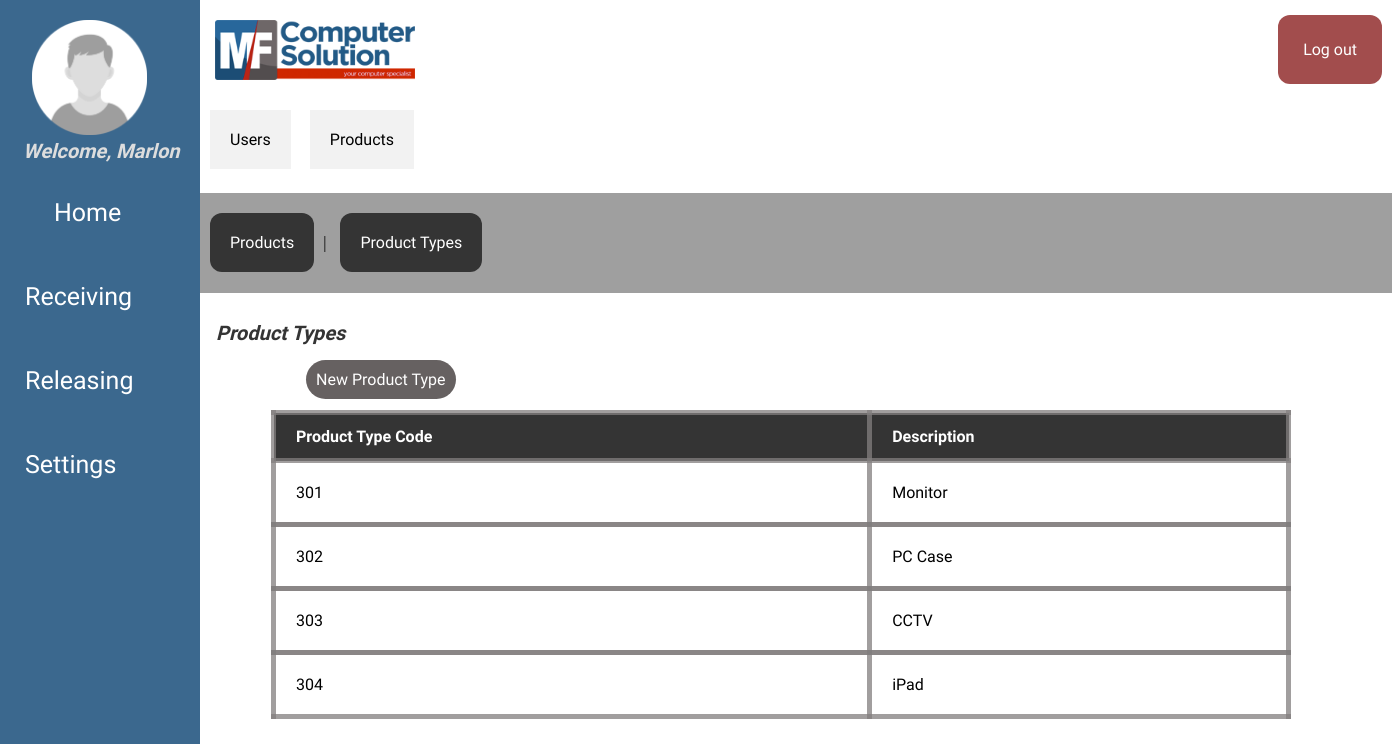
The app's page /index.php?page=settings&subpage=products&action=types (signed in) with its own data.
### tables this page shows
CREATE TABLE `tbl_users` (
  `user_id` int(8) unsigned NOT NULL auto_increment, 
  `user_lname` varchar(30) NOT NULL default '',
  `user_fname` varchar(30) NOT NULL default '',
  `user_email` varchar(50) NOT NULL default '',
  `user_pass` varchar(50) NOT NULL default '',
  `user_status` int(1) NOT NULL default '0',
  `user_branch` varchar(30) NOT NULL default '',
  `user_access` varchar(30) NOT NULL default '',
  PRIMARY KEY  (`user_id`)
);

CREATE TABLE `tbl_type` (
  `type_id` int(3) unsigned NOT NULL auto_increment, 
  `type_name` varchar(30) NOT NULL default '',
  `type_status` int(1) NOT NULL default '0',
  PRIMARY KEY  (`type_id`)
);

### classes/class.user.php (called while the page is built, shortened)
<?php
class User{
	private $DB_SERVER='localhost';
	private $DB_USERNAME='root';
	private $DB_PASSWORD='';
	private $DB_DATABASE='db_mfcomp';
	private $conn;
	public function __construct(){
		$this->conn = new PDO("mysql:host=".$this->DB_SERVER.";dbname=".$this->DB_DATABASE,$this->DB_USERNAME,$this->DB_PASSWORD);
	}
	function get_user_id($email){
		$sql="SELECT user_id FROM tbl_users WHERE user_email = :email";
		$q = $this->conn->prepare($sql);
		$q->execute(['email' => $email]);
		$user_id = $q->fetchColumn();
		return $user_id;
	}
	function get_user_firstname($id){
		$sql="SELECT user_fname FROM tbl_users WHERE user_id = :id";
		$q = $this->conn->prepare($sql);
		$q->execute(['id' => $id]);
		$user_fname = $q->fetchColumn();
		return $user_fname;
	}
}

### classes/class.product.php (called while the page is built, shortened)
<?php
class Product{
	private $DB_SERVER='localhost';
	private $DB_USERNAME='root';
	private $DB_PASSWORD='';
	private $DB_DATABASE='db_mfcomp';
	private $conn;
	public function __construct(){
		$this->conn = new PDO("mysql:host=".$this->DB_SERVER.";dbname=".$this->DB_DATABASE,$this->DB_USERNAME,$this->DB_PASSWORD);
	}
	public function list_product_type(){
		$sql="SELECT * FROM tbl_type";
		$q = $this->conn->query($sql) or die("failed!");
		while($r = $q->fetch(PDO::FETCH_ASSOC)){
		$data[]=$r;
		}
		if(empty($data)){
		   return false;
		}else{
			return $data;
		}
	}
}

### products-module/list-product-types.php (the view, shortened to what this page needs)
<h3>Product Types</h3>
<div class="btn-box">
<a class="btn-jsactive" onclick="document.getElementById('id01').style.display='block'">New Product Type</a>
</div>
                <table id="data-list">
                <tr>
                    <th>Product Type Code</th>
                    <th>Description</th>
                </tr>
            <?php
            if($product->list_product_type() != false){
            foreach($product->list_product_type() as $value){
            extract($value);
            ?>
                <tr>
                    <td><?php echo $type_id;?></a></td>
                    <td><?php echo $type_name;?></td>
                </tr>
                <tr>
            <?php
            }
            }else{
            echo "No Record Found.";
            }
            ?>
                </table>
</div>

### index.php (shortened to what this page needs)
<?php
include_once 'classes/class.user.php';
include_once 'classes/class.product.php';
$page = (isset($_GET['page']) && $_GET['page'] != '') ? $_GET['page'] : '';
$subpage = (isset($_GET['subpage']) && $_GET['subpage'] != '') ? $_GET['subpage'] : '';
$action = (isset($_GET['action']) && $_GET['action'] != '') ? $_GET['action'] : '';
$user = new User();
$product = new Product();
$user_id = $user->get_user_id($_SESSION['user_email']);
?>
<!DOCTYPE html>
<html>
		<head>
            <link rel="stylesheet" href="https://cdnjs.cloudflare.com/ajax/libs/font-awesome/4.7.0/css/font-awesome.min.css">
			<link rel="stylesheet" href="css/stylesheet.css">
		</head>
	<body>
		<div class="topnav">
          <div class="sidenav">
		  <img class="index-userprofile" src="images/userprofile.png">
          <span img class="move-right" src="images/settings.png"><?php echo 'Welcome, '.$user->get_user_firstname($user_id);?>&nbsp;&nbsp; &nbsp;&nbsp; &nbsp;&nbsp;</span>
                <a href="index.php">Home</a>
                <a href="index.php?page=receive">Receiving</a>
                <a href="index.php?page=release">Releasing</a>
                <a href="index.php?page=settings">Settings</a>
            </div>
         </div>
         <div class="main">
         <img class="index-logo" src="images/LOGO.png">
            <div class="topnav-right">
                <a href="logout.php" class="menu-logout">Log out</a>
            </div>
        </div>
                <?php
                switch($page){
                            case 'settings':
                                require_once 'settings-module/index.php';
                            break;
                        }
                ?>
            </div>
	</body>
</html>

### settings-module/index.php (shortened to what this page needs)
<div class="main">
    <div class="submenu-content-settings">
        <a href="index.php?page=settings&subpage=users" class="submenu-button-settings">Users</a>
        <a href="index.php?page=settings&subpage=products" class="submenu-button-settings">Products</a>
    </div>
<div id="content">
    <?php
      switch($subpage){
                case 'products':
                    require_once 'products-module/index.php';
                break;
            }
    ?>
  </div>

### products-module/index.php (shortened to what this page needs)
<div class="main">
    <div class="submenu-content-prod">
        <a href="index.php?page=settings&subpage=products" class="submenu-button">Products</a> |
        <a href="index.php?page=settings&subpage=products&action=types" class="submenu-button">Product Types</a>
</div>
    <div id="content-settings">
    <?php
      switch($action){
                case 'types':
                    require_once 'products-module/list-product-types.php';
                break;
            }
    ?>
</div>

### css/stylesheet.css (style rules this page uses)
* { box-sizing: border-box; }
body { margin: 0; height: 100vh; }
#content { width: 100%; padding: 8px; min-height: 600px; height:100vh; margin-left: 95px; }
#content-settings { width: 100%; padding: 8px; min-height: 600px; height:100vh; margin-left: 95px; }
.move-right { font-family: 'Tilt Neon'; font-weight: bold; font-style: italic; color: #ddd; font-size: 20px; margin-left: 23px; }
.index-userprofile { width: 115px; height: 115px; margin-left: 32px; }
.index-logo { width: 200px; height: 60px; margin-left: 215px; margin-top: 20px; }
.sidenav { background-color: #3b688e; font-family: 'Tilt Neon'; height: 100%; width: 200px; position: fixed; z-index: 1; top: 0; left: 0; overflow-x: hidden; padding-top: 20px; }
.sidenav a { padding: 6px 6px 6px 32px; text-decoration: none; font-size: 25px; color: #818181; display: block; }
.main { height:100px; background-color: #ffffff; }
.topnav { position: relative; background-color: #90918c; overflow: hidden; }
.menu-logout { background-color: #a24d4d; font-family: 'Tilt Neon'; border: none; color: white; padding: 25px; text-decoration: none; display: inline-block; border-radius: 12px; margin-top: 15px; margin-right: 10px; }
.topnav a { font-family: 'Tilt Neon'; border: none; color: white; padding: 20px; text-align: center; text-decoration: none; display: inline-block; margin-left: 5px; margin-top: 15px; }
.topnav-right { float: right; }
.submenu-content-prod { height: 100px; background-color: rgba(128, 128, 128, 0.751); margin-left: 97px; padding-top: 40px; }
.submenu-content-settings { height: 85px; margin-left: 200px; padding-top: 30px; }
.submenu-button { background-color: #343434; font-family: 'Tilt Neon'; color: white; padding: 20px; text-decoration: none; border-radius: 12px; margin-right: 5px; margin-left: 10px; }
.submenu-button-settings { background-color: #f2f2f2; font-family: 'Tilt Neon'; color: black; padding: 20px; text-decoration: none; border-radius: -22px; margin-right: 5px; margin-left: 10px; }
tr { display: table-row; vertical-align: inherit; border-color: inherit; margin-left: 20px; }
#data-list { border-collapse: collapse; width: 75%; margin: 65px; }
#data-list td, #data-list th { background-color: #ffffff; font-family: 'Tilt Neon'; padding: 20px; border: 5px solid; border-color: rgba(130, 127, 127, 0.751); }
#data-list th { background-color: #343434; font-family: 'Tilt Neon'; color: white; text-align: left; padding-top: 12px; padding-bottom: 12px; }
.btn-jsactive { font-family: 'Tilt Neon'; background-color: rgb(102, 97, 97); color: white; padding: 10px; border: none; border-radius: 20px; cursor: pointer; margin-left: 100px; }
.btn-box { float: right; width: 100%; }
* { box-sizing: border-box }
h3 { font-family: 'Tilt Neon'; font-style: italic; color: #343434; font-size: 20px; margin-left: 10px; margin-bottom: 25px; }

### records on screen
tbl_users: $user->get_user_firstname($user_id) "Marlon"
tbl_type: type_id "301", type_name "Monitor"
tbl_type: type_id "302", type_name "PC Case"
tbl_type: type_id "303", type_name "CCTV"
tbl_type: type_id "304", type_name "iPad"
